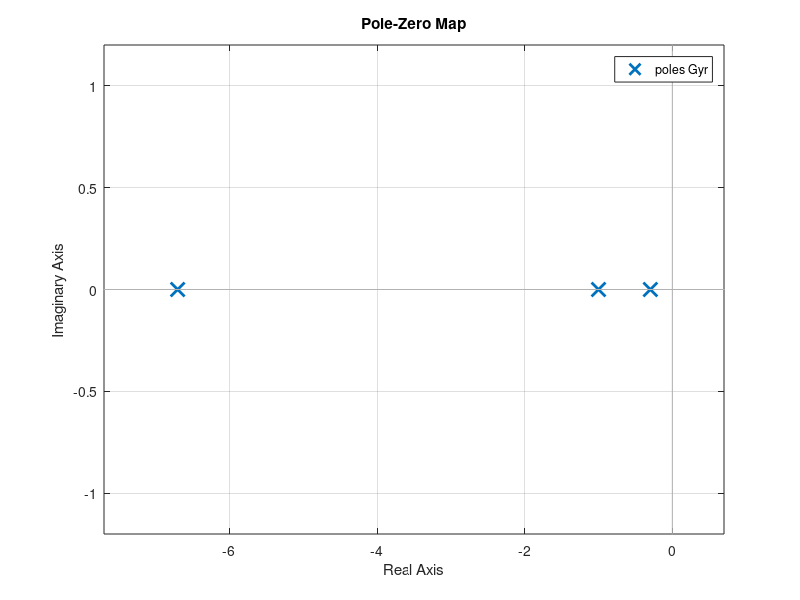
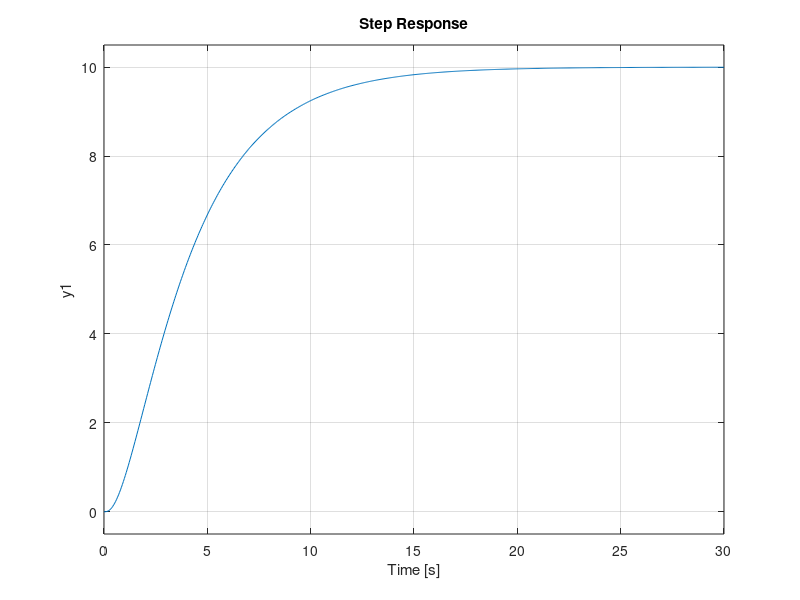
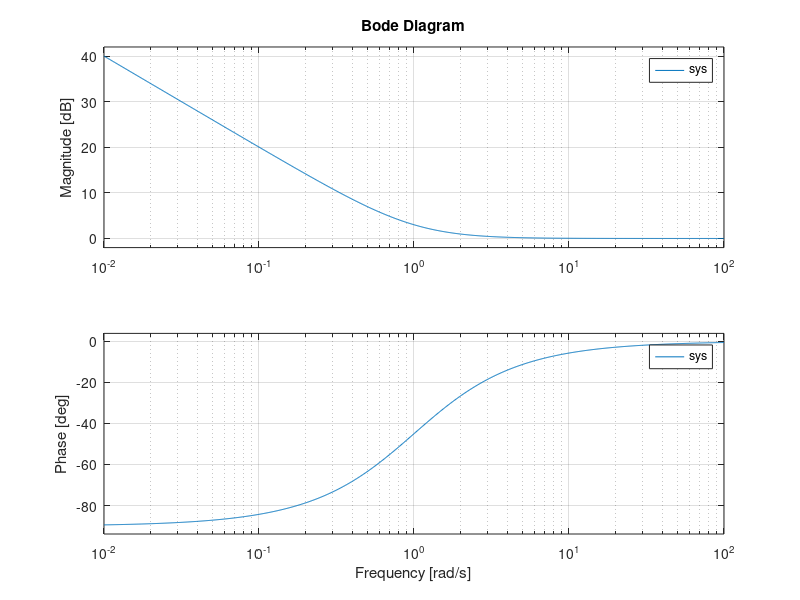
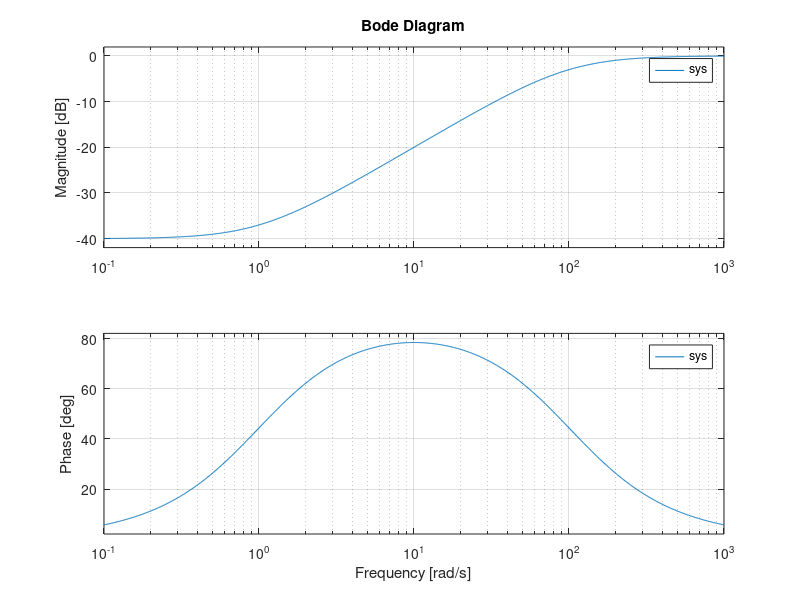

MATLAB code for these plots, in order: (Note: this script raises an error after producing the figures.)
%% 1d)
k = 20;
C = k;
den = [1 8 9 -18];
P = tf(1, den);
Gyr = feedback(P*C, 1);
disp(Gyr);
figure;
pzmap(Gyr);

%The poles of this system are all on the left half plane, which indicates
%that the system is stable. According to my answer in part c, in order for
%a system to be stable, the range of k must be 18<k<90. Since k=20 falls
%within the range, the system is expected to be stable.

figure;
step(Gyr);

%% 2f)
a = 1;
b = 1;
omega = 1;
zeta = 0.5;
tau = 1;

%% 2a)
num = [b a*b];
den = [1 0];
sys = tf(num, den);
figure;
bode(sys);

%% 2b)
num = [1 a];
den = [1 100*a];
sys = tf(num, den);
figure;
bode(sys);

%% 2c)
num = [1 100*a];
den = [1 a];
sys = tf(num, den);
figure;
bode(sys);

%% 2d)
num = 1;
den = [1 2*zeta*omega omega^2 0];
sys = tf(num, den);
figure;
bode(sys);

%% 2e)
sys = tf(1, 1, 'InputDelay', tau);
figure;
bode(sys);

% These plots are consistent with my sketches.

%% 3c)
num = 1;
den = [1 3 2];
sys = tf(num, den);
figure;
margin(sys);

%The gain margin is the maximum gain increase or decrease of a system that
%doesn't compromise stability. This system is already stable because it
%has poles with negative real parts, so the gain margin will be infinity.
%This same transfer function block was part of the open loop system in
%problem 1b except that it was multiplied by a constant k. The range of the
%constant k was determined to be k>-2 for stability, and this aligns with
%the infinite gain margin of L(s) because it indicates that we can increase
%k from -2 to any value without losing stability.


